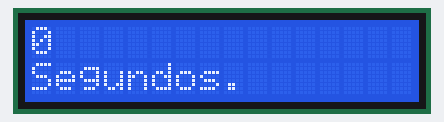
Simulated run of this sketch. Board: Arduino Uno, built with avr-gcc and run on an emulated ATmega328P. On the bench: 16×2 character LCD. What the sketch prints to the serial monitor is not drawn.

Above: at 0.1 s.
At 4.2 s:
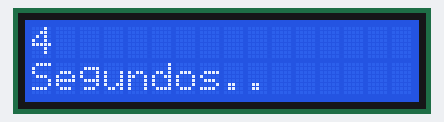
At 9.3 s:
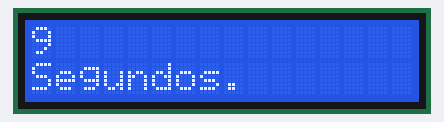
At 19.4 s:
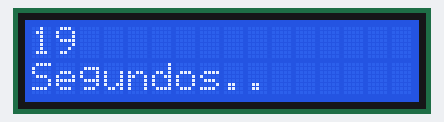
At 28.5 s:
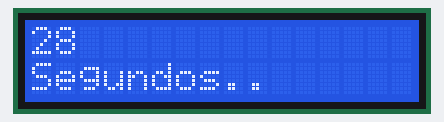
At 38.7 s:
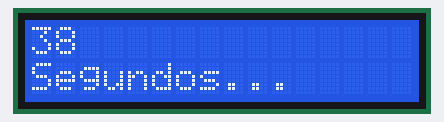

The sketch:

Contador_Segundos.ino
```cpp
#define ENDERECO 0x3f
#define COLUNA 16
#define LINHA 2

#include <Wire.h> //Responsavel pela comunicacao I2C (Comunicacao Serial)
#include <LiquidCrystal_I2C.h>

LiquidCrystal_I2C lcd(ENDERECO, COLUNA, LINHA);
int a = 0;

void setup()
{
    Serial.begin(9600);

    lcd.init();
    lcd.backlight();
    lcd.clear();
}

void loop()
{
    int pontos = 0;

    while (pontos < 3)
    {
        lcd.setCursor(0, 0);
        lcd.print(millis() / 1000);

        lcd.setCursor(0, 1);
        lcd.print("Segundos");

        lcd.setCursor(8, 1);
        lcd.print(pontos == 0 ? "." : pontos == 1 ? ".."
                                                  : "...");

        Serial.println(pontos);

        pontos++;
        delay(1000);
        //a = Serial.read();
    }
    lcd.clear();
}
```

Measured:
- what the display in image 1 shows lasts 1.0 s, from 4.1 s to 5.1 s
